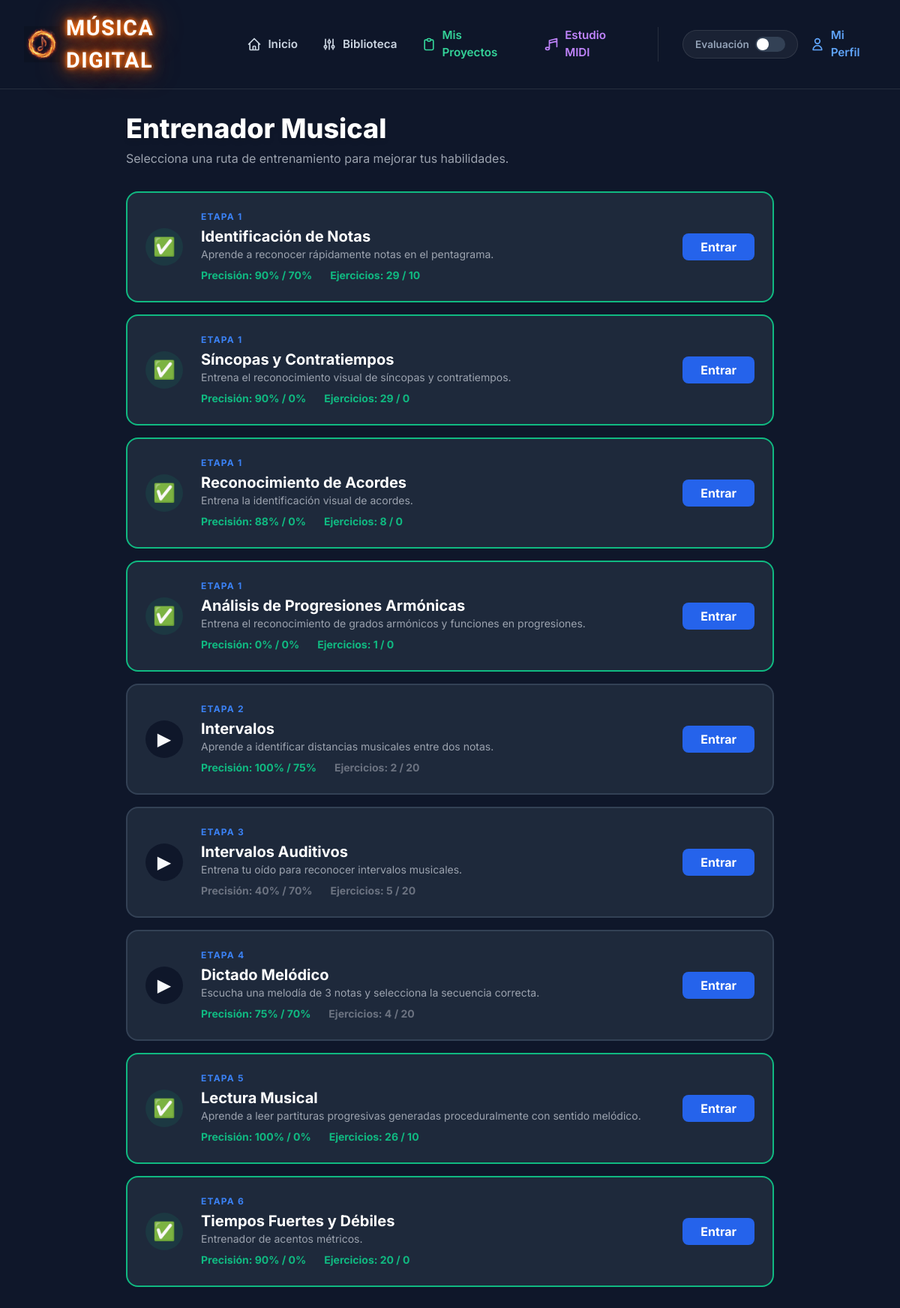
/entrenador/ (signed in), run on the app's committed database.
### trainer/models.py (models this page shows, shortened)
class Game(models.Model):
    slug = models.SlugField(unique=True)
    name = models.CharField(max_length=100)
    description = models.TextField()
    order = models.IntegerField(default=1)
    recommended_accuracy = models.IntegerField(default=0)
    recommended_attempts = models.IntegerField(default=0)

class Score(models.Model):
    user = models.ForeignKey(User, on_delete=models.CASCADE, related_name='scores')
    game = models.ForeignKey(Game, on_delete=models.CASCADE)
    level = models.IntegerField(default=1)
    total_points = models.IntegerField(default=0)
    max_streak = models.IntegerField(default=0)
    current_streak = models.IntegerField(default=0)
    correct_answers = models.IntegerField(default=0)
    total_answers = models.IntegerField(default=0)
    class Meta:
        unique_together = ('user', 'game')
    @property
    def accuracy(self):
        if self.total_answers == 0:
            return 0
        return round((self.correct_answers / self.total_answers) * 100)

### trainer/views.py (the view)
# urls.py: path('entrenador/', views.entrenador_index, name='entrenador_index'),
@login_required
def entrenador_index(request):
    progress = get_user_progress(request.user)
    return render(request, 'trainer/entrenador_index.html', {'progress': progress})

### trainer/views.py (called while the page is built)
def get_user_progress(user):
    games = Game.objects.all().order_by('order')
    progress = []
    for game in games:
        score, _ = Score.objects.get_or_create(user=user, game=game)
        completed = False
        if score.total_answers >= game.recommended_attempts:
            if score.total_answers > 0 and score.accuracy >= game.recommended_accuracy:
                completed = True
        progress.append({
            'game': game,
            'url_name': f"trainer_{game.slug.replace('-', '_')}",
            'score': score,
            'unlocked': True,  # Everyone is unlocked now
            'completed': completed,
            'accuracy': score.accuracy
        })
    return progress

### templates/trainer/entrenador_index.html (shortened to what this page needs)
{% extends 'base.html' %}
{% block content %}
<div class="container mx-auto px-4 py-8 max-w-4xl">
    <div class="mb-8">
        <h1 class="text-4xl font-extrabold text-white mb-2 drop-shadow-md">Entrenador Musical</h1>
        <p class="text-gray-400">Selecciona una ruta de entrenamiento para mejorar tus habilidades.</p>
    </div>
    <div>
        {% for p in progress %}
            <div class="level-card {% if p.completed %}completed{% endif %}">
                <div class="level-icon">
                    {% if p.completed %}✅{% else %}▶{% endif %}
                </div>
                <div class="flex-1">
                    <div class="text-xs font-bold text-blue-500 uppercase tracking-widest mb-1">Etapa {{ p.game.order }}</div>
                    <h3 class="text-xl font-bold text-white">{{ p.game.name }}</h3>
                    <p class="text-gray-400 text-sm mb-2">{{ p.game.description }}</p>
                    <div class="flex gap-6 text-sm font-bold">
                        <span class="{% if p.accuracy >= p.game.recommended_accuracy %}text-emerald-500{% else %}text-gray-500{% endif %}">
                            Precisión: {{ p.accuracy }}% / {{ p.game.recommended_accuracy }}%
                        </span>
                        <span class="{% if p.score.total_answers >= p.game.recommended_attempts %}text-emerald-500{% else %}text-gray-500{% endif %}">
                            Ejercicios: {{ p.score.total_answers }} / {{ p.game.recommended_attempts }}
                        </span>
                    </div>
                </div>
                <div>
                    <a href="{% url p.url_name %}" class="bg-blue-600 hover:bg-blue-500 text-white font-bold py-2 px-6 rounded-lg transition-colors">
                        Entrar
                    </a>
                </div>
            </div>
        {% endfor %}
    </div>
</div>
{% endblock %}

### templates/base.html (style rules this page uses)
:root { --primary: #3b82f6; --primary-hover: #2563eb; --bg: #0f172a; --surface: #1e293b; --text: #f8fafc; --text-secondary: #94a3b8; --success: #10b981; --danger: #ef4444; --border: #334155; }
body { font-family: 'Inter', sans-serif; background-color: var(--bg); color: var(--text); line-height: 1.5; min-height: 100vh; display: flex; flex-direction: column; }

### templates/trainer/entrenador_index.html (style rules this page uses)
.level-card { display: flex; align-items: center; background: var(--surface); border-radius: 1rem; padding: 1.5rem; margin-bottom: 1rem; border: 2px solid var(--border); }
.level-card.completed { border-color: var(--success); }
.level-icon { width: 50px; height: 50px; border-radius: 50%; display: flex; align-items: center; justify-content: center; font-size: 1.5rem; background: var(--bg); margin-right: 1.5rem; }
.level-card.completed .level-icon { background: rgba(16, 185, 129, 0.1); color: var(--success); }

### data on the page
Game: game.order "1", game.name "Identificación de Notas", game.description "Aprende a reconocer rápidamente notas en el pentagrama.", accuracy "90", game.recommended_accuracy "70", score.total_answers "29", game.recommended_attempts "10"
Game: game.order "1", game.name "Síncopas y Contratiempos", game.description "Entrena el reconocimiento visual de síncopas y contratiempos.", accuracy "90", game.recommended_accuracy "0", score.total_answers "29", game.recommended_attempts "0"
Game: game.order "1", game.name "Reconocimiento de Acordes", game.description "Entrena la identificación visual de acordes.", accuracy "88", game.recommended_accuracy "0", score.total_answers "8", game.recommended_attempts "0"
Game: game.order "1", game.name "Análisis de Progresiones Armónicas", game.description "Entrena el reconocimiento de grados armónicos y funciones en progresiones.", accuracy "0", game.recommended_accuracy "0", score.total_answers "1", game.recommended_attempts "0"
Game: game.order "2", game.name "Intervalos", game.description "Aprende a identificar distancias musicales entre dos notas.", accuracy "100", game.recommended_accuracy "75", score.total_answers "2", game.recommended_attempts "20"
Game: game.order "3", game.name "Intervalos Auditivos", game.description "Entrena tu oído para reconocer intervalos musicales.", accuracy "40", game.recommended_accuracy "70", score.total_answers "5", game.recommended_attempts "20"
Game: game.order "4", game.name "Dictado Melódico", game.description "Escucha una melodía de 3 notas y selecciona la secuencia correcta.", accuracy "75", game.recommended_accuracy "70", score.total_answers "4", game.recommended_attempts "20"
Game: game.order "5", game.name "Lectura Musical", game.description "Aprende a leer partituras progresivas generadas proceduralmente con sentido melódico.", accuracy "100", game.recommended_accuracy "0", score.total_answers "26", game.recommended_attempts "10"
Game: game.order "6", game.name "Tiempos Fuertes y Débiles", game.description "Entrenador de acentos métricos.", accuracy "90", game.recommended_accuracy "0", score.total_answers "20", game.recommended_attempts "0"
